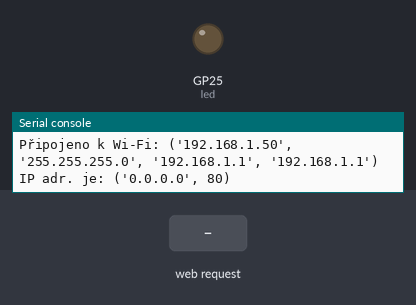
Recording of a program running on a simulated Raspberry Pi Pico running MicroPython. Parts: output pins drawn as LEDs (lit = HIGH), the last lines printed to the serial console. The test bench sets the inputs (shaded band). WiFi joins after 1.5 s.

Above: at 2.7 s.
2.8 s: HTTP request GET /?led=on received
At 4.0 s:
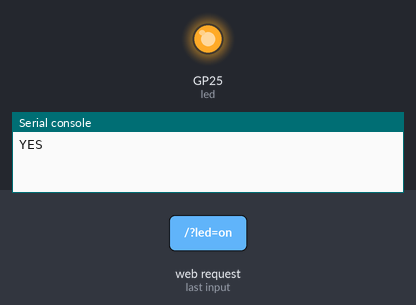
4.3 s: HTTP request GET /?led=off received
At 5.1 s:
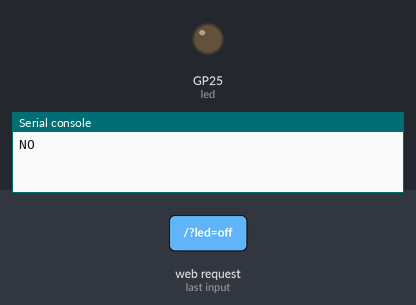
Timing chart, 0 to 7.3 s (numbered marks = the images above; inputs shaded):
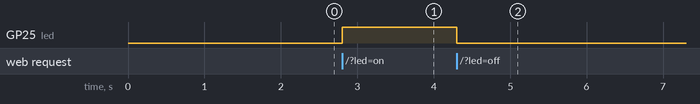

Measured:
- after the input at 2.8 s, GP25 (led): LOW → HIGH at once
- after the input at 4.3 s, GP25 (led): HIGH → LOW at once

The program:

Web_LED.py
```python
import network
import socket
from machine import Pin

# Připojení k Wi-Fi
ssid = 'SPSELIT-host'
password = 'SPS20Ges23T*'

wlan = network.WLAN(network.STA_IF)
wlan.active(True)
wlan.connect(ssid, password)

while not wlan.isconnected():
    pass

print('Připojeno k Wi-Fi:', wlan.ifconfig())

# Nastavení vestavěné LED
led = Pin('LED', Pin.OUT)
led_state=""

# Vytvoření webového serveru
addr = socket.getaddrinfo('0.0.0.0', 80)[0][-1]
s = socket.socket()
s.bind(addr)
s.listen(1)

print('IP adr. je:', addr) # IP adresa RPI

while True:
    cl, addr = s.accept()
    print('Připojeno od', addr) #vypíše IP adresu zařízení co interaguje s web rozhraním
    request = cl.recv(1024)
    request = str(request)
    print('Požadavek:', request) # vypisuje interakce ostatních zařízení s web. rozhranim

    if '/?led=on' in request:
        led.value(1)
        led_state = "YES"
        print(led_state)
    if '/?led=off' in request:
        led.value(0)
        led_state = "NO"
        print(led_state)

    response = """HTTP/1.1 200 OK
Content-Type: text/html

<!DOCTYPE html>
<html>
<head>
    <title>Ovládání LED</title>
</head>
<body>
    <h1>ovladani LED</h1>
    <p><a href="/?led=on">Zapnout</a></p>
    <p><a href="/?led=off">Vypnout</a></p>
    <p>{led_state}</p>
</body>
</html>
"""
    cl.send(response)
    cl.close()
```
